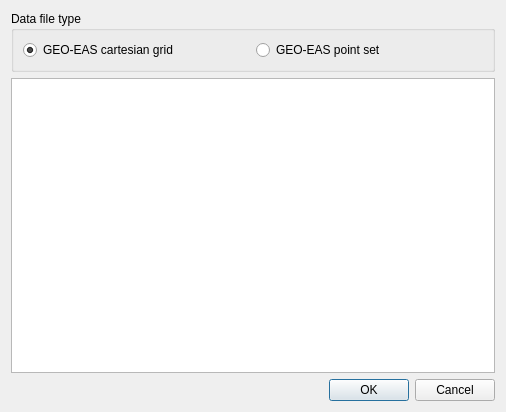
<?xml version="1.0" encoding="UTF-8"?>
<ui version="4.0">
 <class>DataFileDialog</class>
 <widget class="QDialog" name="DataFileDialog">
  <property name="geometry">
   <rect>
    <x>0</x>
    <y>0</y>
    <width>506</width>
    <height>412</height>
   </rect>
  </property>
  <property name="windowTitle">
   <string>Data file setup</string>
  </property>
  <layout class="QVBoxLayout" name="verticalLayout">
   <item>
    <widget class="QGroupBox" name="grupoFileType">
     <property name="title">
      <string>Data file type</string>
     </property>
     <layout class="QHBoxLayout" name="horizontalLayout">
      <item>
       <widget class="QRadioButton" name="radioGrid">
        <property name="text">
         <string>GEO-EAS cartesian grid</string>
        </property>
        <property name="checked">
         <bool>true</bool>
        </property>
       </widget>
      </item>
      <item>
       <widget class="QRadioButton" name="radioXYZ">
        <property name="text">
         <string>GEO-EAS point set</string>
        </property>
       </widget>
      </item>
     </layout>
    </widget>
   </item>
   <item>
    <widget class="QPlainTextEdit" name="txtFileContent">
     <property name="font">
      <font>
       <family>Courier New</family>
      </font>
     </property>
     <property name="lineWrapMode">
      <enum>QPlainTextEdit::NoWrap</enum>
     </property>
     <property name="readOnly">
      <bool>true</bool>
     </property>
    </widget>
   </item>
   <item>
    <widget class="QDialogButtonBox" name="buttonBox">
     <property name="orientation">
      <enum>Qt::Horizontal</enum>
     </property>
     <property name="standardButtons">
      <set>QDialogButtonBox::Cancel|QDialogButtonBox::Ok</set>
     </property>
    </widget>
   </item>
  </layout>
 </widget>
 <resources/>
 <connections>
  <connection>
   <sender>buttonBox</sender>
   <signal>accepted()</signal>
   <receiver>DataFileDialog</receiver>
   <slot>accept()</slot>
   <hints>
    <hint type="sourcelabel">
     <x>248</x>
     <y>254</y>
    </hint>
    <hint type="destinationlabel">
     <x>157</x>
     <y>274</y>
    </hint>
   </hints>
  </connection>
  <connection>
   <sender>buttonBox</sender>
   <signal>rejected()</signal>
   <receiver>DataFileDialog</receiver>
   <slot>reject()</slot>
   <hints>
    <hint type="sourcelabel">
     <x>316</x>
     <y>260</y>
    </hint>
    <hint type="destinationlabel">
     <x>286</x>
     <y>274</y>
    </hint>
   </hints>
  </connection>
 </connections>
</ui>
